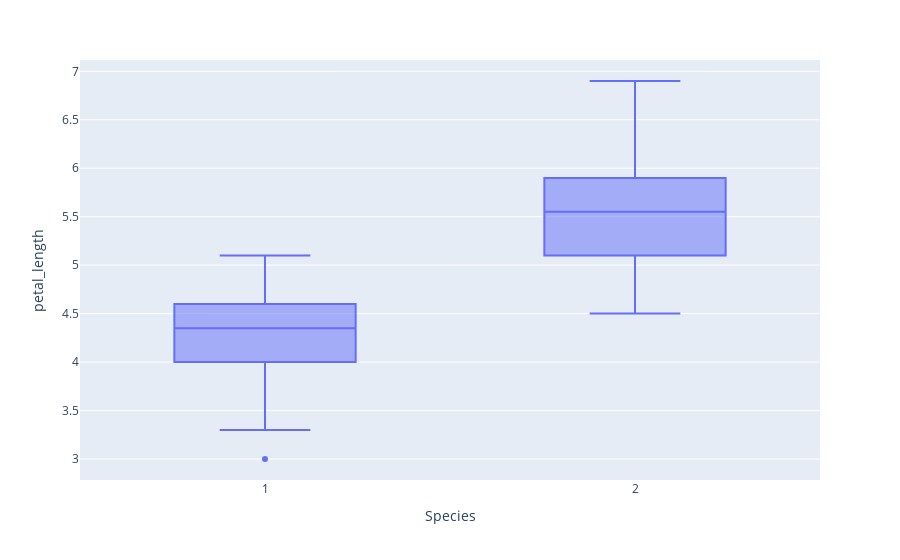

Notebook cell for this chart:
### Markdown cell above
## Box plot on petal length

### Code cell
fig = px.box(X, y="petal_length",x ="Species")
fig.show()

### Figure 1 — Plotly figure (JSON) as saved in the notebook; plotly's stock layout.template omitted (floating-point values rounded to 4 significant figures)
{"data": [{"alignmentgroup": "True", "hovertemplate": "Species=%{x}<br>petal_length=%{y}<extra></extra>", "legendgroup": "", "marker": {"color": "#636efa"}, "name": "", "notched": false, "offsetgroup": "", "orientation": "v", "showlegend": false, "type": "box", "x": [1, 1, 1, 1, 1, 1, 1, 1, 1, 1, 1, 1, 1, 1, 1, 1, 1, 1, 1, 1, 1, 1, 1, 1, 1, 1, 1, 1, 1, 1, 1, 1, 1, 1, 1, 1, 1, 1, 1, 1, 1, 1, 1, 1, 1, 1, 1, 1, 1, 1, 2, 2, 2, 2, 2, 2, 2, 2, 2, 2, 2, 2, 2, 2, 2, 2, 2, 2, 2, 2, 2, 2, 2, 2, 2, 2, 2, 2, 2, 2, 2, 2, 2, 2, 2, 2, 2, 2, 2, 2, 2, 2, 2, 2, 2, 2, 2, 2, 2, 2], "x0": " ", "xaxis": "x", "y": [4.7, 4.5, 4.9, 4, 4.6, 4.5, 4.7, 3.3, 4.6, 3.9, 3.5, 4.2, 4, 4.7, 3.6, 4.4, 4.5, 4.1, 4.5, 3.9, 4.8, 4, 4.9, 4.7, 4.3, 4.4, 4.8, 5, 4.5, 3.5, 3.8, 3.7, 3.9, 5.1, 4.5, 4.5, 4.7, 4.4, 4.1, 4, 4.4, 4.6, 4, 3.3, 4.2, 4.2, 4.2, 4.3, 3, 4.1, 6, 5.1, 5.9, 5.6, 5.8, 6.6, 4.5, 6.3, 5.8, 6.1, 5.1, 5.3, 5.5, 5, 5.1, 5.3, 5.5, 6.7, 6.9, 5, 5.7, 4.9, 6.7, 4.9, 5.7, 6, 4.8, 4.9, 5.6, 5.8, 6.1, 6.4, 5.6, 5.1, 5.6, 6.1, 5.6, 5.5, 4.8, 5.4, 5.6, 5.1, 5.1, 5.9, 5.7, 5.2, 5, 5.2, 5.4, 5.1], "y0": " ", "yaxis": "y"}], "layout": {"boxmode": "group", "legend": {"tracegroupgap": 0}, "margin": {"t": 60}, "xaxis": {"anchor": "y", "domain": [0, 1], "title": {"text": "Species"}}, "yaxis": {"anchor": "x", "domain": [0, 1], "title": {"text": "petal_length"}}}}
